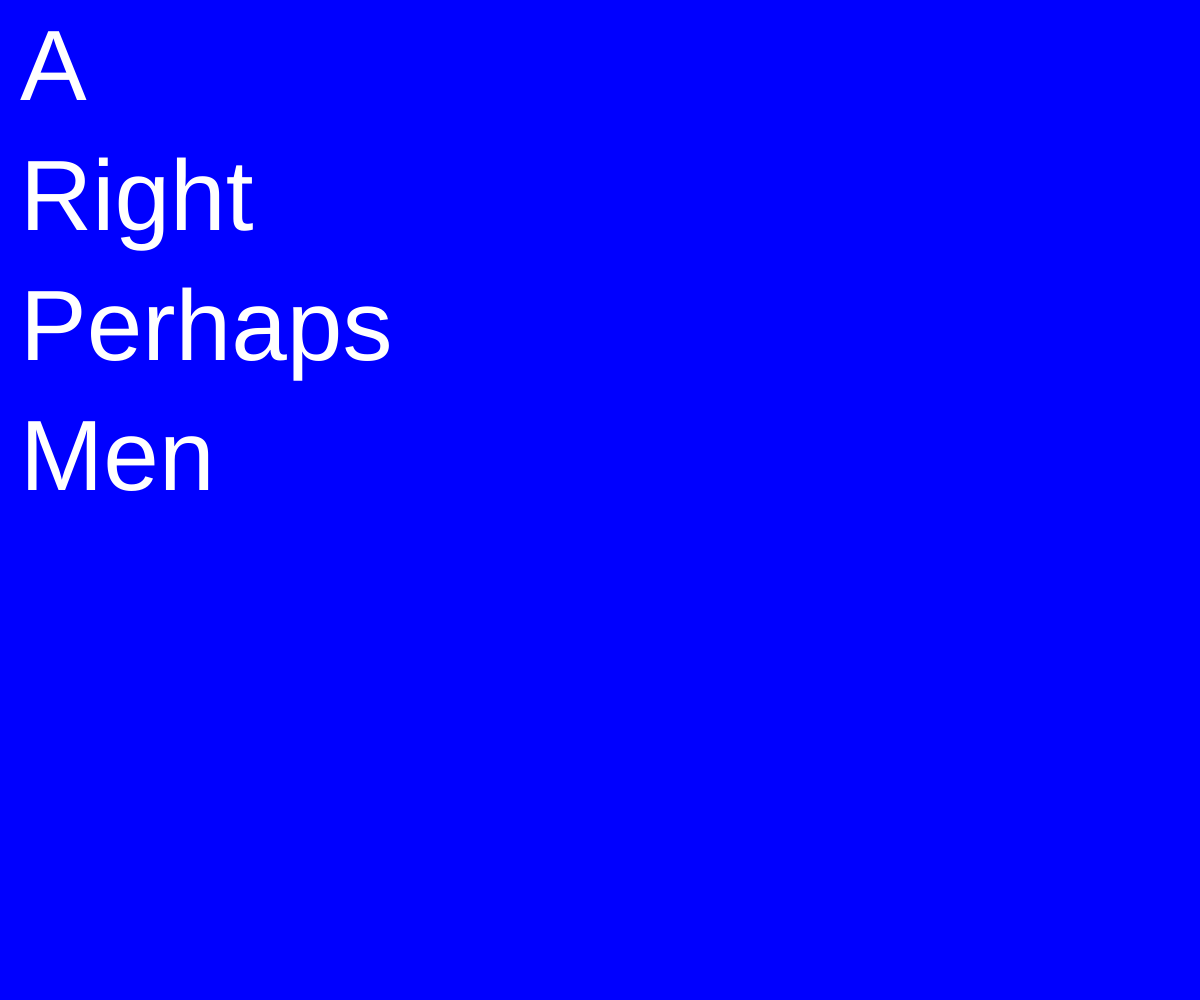
Frame 1 (no input)
Frame 60 (no input): identical to frame 1, image omitted
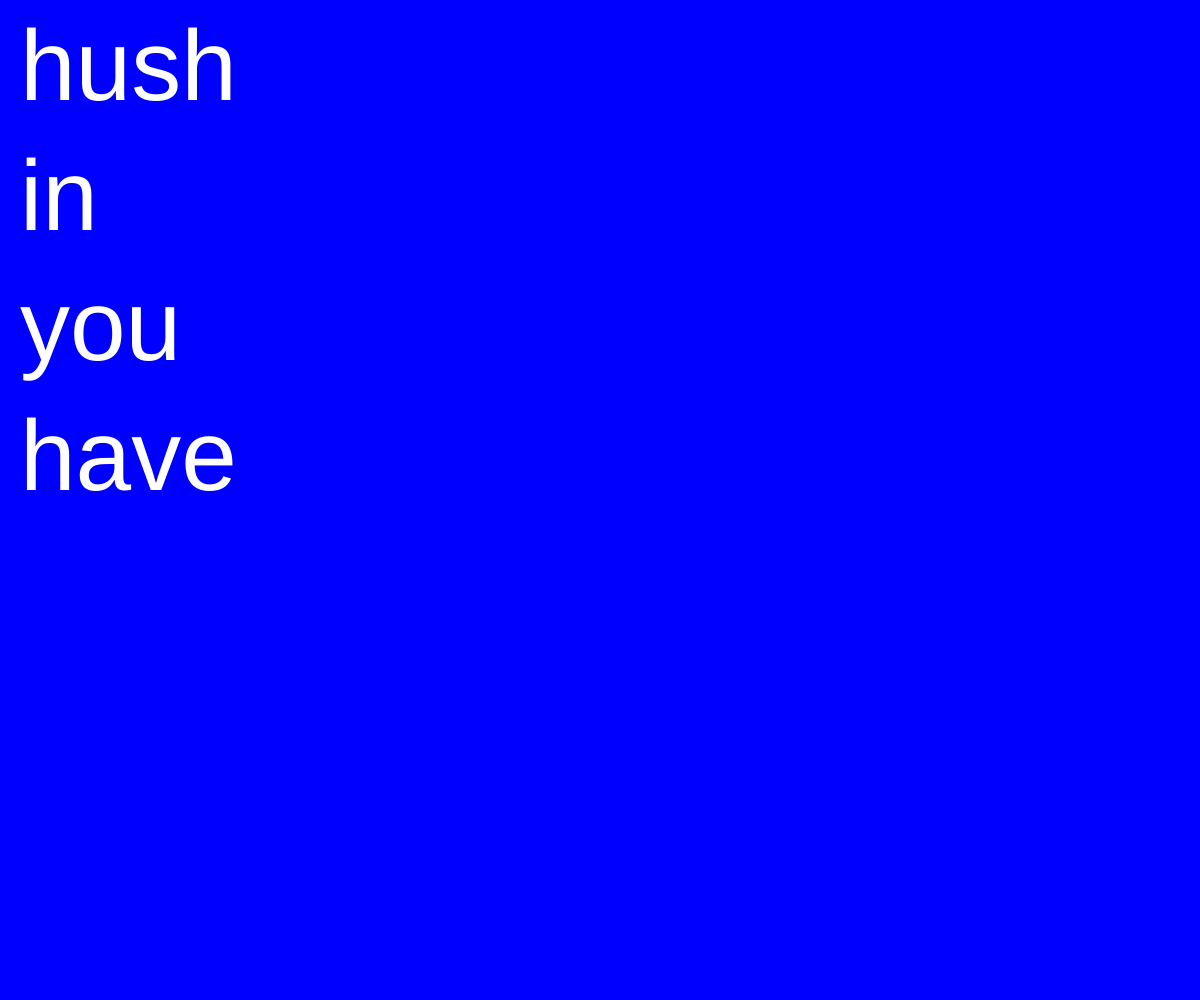
Frame 120 (the mouse pressed at the canvas centre since frame 60)

The p5.js sketch that drew these frames (run headless with seeded random() and noise() and a simulated clock; from frame 60 on, the mouse is pressed at the canvas centre):

// p5.js sketch
// ── sketch.js
var line1 = ["A","hush","lay","over","the","forest",",","as","if","there","were","something","very","wonderful","there",",","that","might","be","meant","for","you","if","you","were","quiet","and","waited","for","it","to","come","."]
var line2 = ["Right","in","the","very","heart","of","Christmas-tree","Land","there","was","a","forest","of","first","that","pointed","to","the","sky","as","straight","as","steeples","."]
var line3 = ["Perhaps","you","have","felt","like","that","when","you","walked","down","the","aisle","of","a","church",",","with","the","sun","shining","through","the","lovely","glass","in","the","windows","."]
var line4 = ["Men","have","often","called","the","woods",'"temples"',";","so","there","is",",","after","all",",","nothing","so","very","strange","in","having","a","preacher","live","in","the","midst","of","the","fir","forest","that","grew","in","Christmas-tree","Land","."]
var index = 0;

function setup() {
    createCanvas(windowWidth, windowHeight);

}

function draw() {
        background("blue");
        fill (255);
        textSize(100);
        text(line1[index], 20, 100);
        text(line2[index], 20, 230);
        text(line3[index], 20, 360);
        text(line4[index], 20, 490);
}

function mousePressed () {
    index = index +1;
    if (index == line2.length) {
        index = 0;

    }
}



// ── styles.css
body {
	padding: 0; 
	margin: 0;
	background-color:blue;
}

a {
	color:white;
	text-decoration:none;
	font-size:50px;
}

a:hover {
	color:blue;
}

p {
	color:white;
	text-decoration:none;
	font-size:50px;
	text-align:right;
	right:30;
	bottom:0;
	position:absolute;
}
